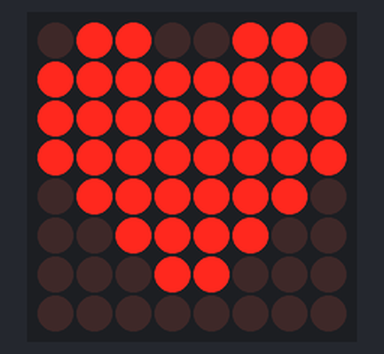
The sketch below on a simulated Arduino Uno, built with avr-gcc and run on an emulated ATmega328P. Shown: 8×8 LED matrix. Wiring (inferred from the names in the program): LED matrix (orientation assumed): rows pin 10, pin 11, pin 12, pin 15, pin 16, pin 17, pin 18, pin 19; columns pin 2, pin 3, pin 4, pin 5, pin 6, pin 7, pin 8, pin 9.

Above: at 1.3 s.

The sketch:

sketch_may06a.ino
```cpp
/*
 * 显示心脏跳动
 */

 int  bigHeart[] = {
  B01100110,
  B11111111,
  B11111111,
  B11111111,
  B01111110,
  B00111100,
  B00011000,
  B00000000};
int  smallHeart[] ={
  B00000000,
  B00000000,
  B00010100,
  B00111110,
  B00111110,
  B00011100,
  B00001000,
  B00000000};

const int columnPins[] = {2,3,4,5,6,7,8,9};
const int rowPins[] = {10,11,12,15,16,17,18,19};

void setup()
{
  for(int i = 0;i<8;i++)
  {
    pinMode(rowPins[i],OUTPUT);
    pinMode(columnPins[i],OUTPUT);
    digitalWrite(columnPins[i],HIGH);
  }
}

void loop()
{
  int pulseDelay = 800;
  show(smallHeart,80);
  show(bigHeart,160);
  delay(pulseDelay);
}

void show(int *image, unsigned long duration)
{
  unsigned long start = millis();
  while(start + duration > millis())
  {
    for(int row = 0 ; row < 8; row++)
    {
      digitalWrite(rowPins[row],HIGH);
      for(int column = 0;column<8; column++)
      {
        boolean pixel = bitRead(image[row],column);
        if(pixel == 1)
        {
          digitalWrite(columnPins[column],  LOW);
        }
        delayMicroseconds(300);
        digitalWrite(columnPins[column],HIGH);
      }
      digitalWrite(rowPins[row],LOW);
    }
  }
}
```
